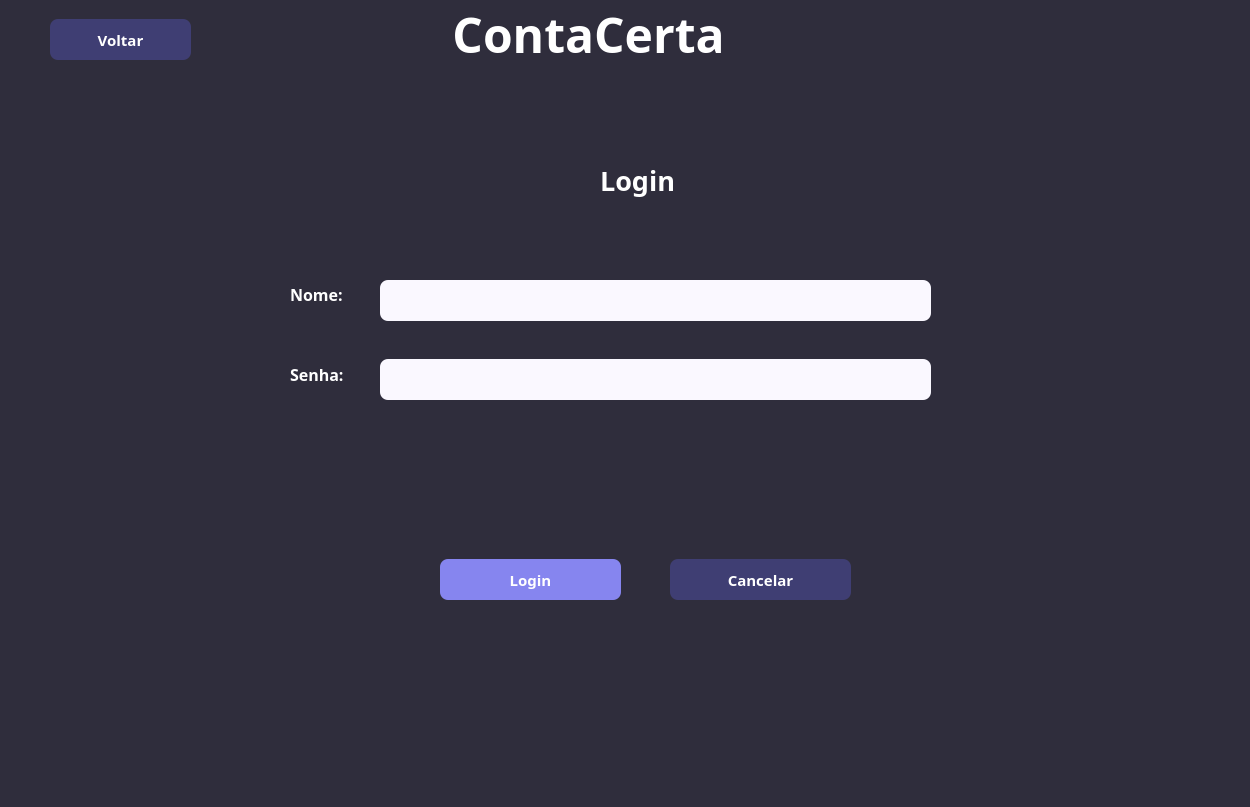
<?xml version="1.0" encoding="UTF-8"?>
<ui version="4.0">
 <class>MainWindow</class>
 <widget class="QMainWindow" name="MainWindow">
  <property name="geometry">
   <rect>
    <x>0</x>
    <y>0</y>
    <width>1250</width>
    <height>807</height>
   </rect>
  </property>
  <property name="windowTitle">
   <string>MainWindow</string>
  </property>
  <property name="styleSheet">
   <string notr="true">background-color: #2F2D3C;
</string>
  </property>
  <widget class="QWidget" name="centralwidget">
   <widget class="QLineEdit" name="lineEdit_NomeLogin">
    <property name="geometry">
     <rect>
      <x>380</x>
      <y>280</y>
      <width>551</width>
      <height>41</height>
     </rect>
    </property>
    <property name="styleSheet">
     <string notr="true">background: #FAF8FF;
border-radius: 8;</string>
    </property>
   </widget>
   <widget class="QLabel" name="label_Titulo">
    <property name="geometry">
     <rect>
      <x>440</x>
      <y>-1</y>
      <width>421</width>
      <height>71</height>
     </rect>
    </property>
    <property name="font">
     <font>
      <family>Arial Black</family>
      <pointsize>36</pointsize>
      <weight>75</weight>
      <bold>true</bold>
     </font>
    </property>
    <property name="styleSheet">
     <string notr="true">color: white;</string>
    </property>
    <property name="text">
     <string> ContaCerta</string>
    </property>
   </widget>
   <widget class="QPushButton" name="pushButton_Logar">
    <property name="geometry">
     <rect>
      <x>440</x>
      <y>559</y>
      <width>181</width>
      <height>41</height>
     </rect>
    </property>
    <property name="font">
     <font>
      <family>Arial Black</family>
      <pointsize>11</pointsize>
      <weight>75</weight>
      <bold>true</bold>
     </font>
    </property>
    <property name="styleSheet">
     <string notr="true">background: #8685EF;
color: white;
border-radius: 8;</string>
    </property>
    <property name="text">
     <string>Login</string>
    </property>
   </widget>
   <widget class="QLabel" name="label_NomeLogin">
    <property name="geometry">
     <rect>
      <x>290</x>
      <y>279</y>
      <width>81</width>
      <height>31</height>
     </rect>
    </property>
    <property name="font">
     <font>
      <family>Arial Black</family>
      <pointsize>12</pointsize>
      <weight>75</weight>
      <bold>true</bold>
     </font>
    </property>
    <property name="styleSheet">
     <string notr="true">color: white;</string>
    </property>
    <property name="text">
     <string>Nome:</string>
    </property>
   </widget>
   <widget class="QLabel" name="label_SenhaLogin">
    <property name="geometry">
     <rect>
      <x>290</x>
      <y>359</y>
      <width>81</width>
      <height>31</height>
     </rect>
    </property>
    <property name="font">
     <font>
      <family>Arial Black</family>
      <pointsize>12</pointsize>
      <weight>75</weight>
      <bold>true</bold>
     </font>
    </property>
    <property name="styleSheet">
     <string notr="true">color: white;</string>
    </property>
    <property name="text">
     <string>Senha:</string>
    </property>
   </widget>
   <widget class="QPushButton" name="pushButton_CancelarLogin">
    <property name="geometry">
     <rect>
      <x>670</x>
      <y>559</y>
      <width>181</width>
      <height>41</height>
     </rect>
    </property>
    <property name="font">
     <font>
      <family>Arial Black</family>
      <pointsize>11</pointsize>
      <weight>75</weight>
      <bold>true</bold>
     </font>
    </property>
    <property name="styleSheet">
     <string notr="true">background: #3F3E73;
color: white;
border-radius: 8;</string>
    </property>
    <property name="text">
     <string>Cancelar</string>
    </property>
   </widget>
   <widget class="QPushButton" name="pushButton_VoltarLogin">
    <property name="geometry">
     <rect>
      <x>50</x>
      <y>19</y>
      <width>141</width>
      <height>41</height>
     </rect>
    </property>
    <property name="font">
     <font>
      <family>Arial Black</family>
      <pointsize>11</pointsize>
      <weight>75</weight>
      <bold>true</bold>
     </font>
    </property>
    <property name="styleSheet">
     <string notr="true">background: #3F3E73;
color: white;
border-radius: 8;</string>
    </property>
    <property name="text">
     <string>Voltar</string>
    </property>
   </widget>
   <widget class="QLineEdit" name="lineEdit_SenhaLogin">
    <property name="geometry">
     <rect>
      <x>380</x>
      <y>359</y>
      <width>551</width>
      <height>41</height>
     </rect>
    </property>
    <property name="styleSheet">
     <string notr="true">background: #FAF8FF;
border-radius: 8;</string>
    </property>
    <property name="echoMode">
     <enum>QLineEdit::PasswordEchoOnEdit</enum>
    </property>
   </widget>
   <widget class="QLabel" name="label_Login">
    <property name="geometry">
     <rect>
      <x>600</x>
      <y>160</y>
      <width>101</width>
      <height>41</height>
     </rect>
    </property>
    <property name="font">
     <font>
      <family>Arial Black</family>
      <pointsize>20</pointsize>
      <weight>75</weight>
      <bold>true</bold>
     </font>
    </property>
    <property name="styleSheet">
     <string notr="true">color: white;</string>
    </property>
    <property name="text">
     <string>Login</string>
    </property>
   </widget>
  </widget>
  <widget class="QMenuBar" name="menubar">
   <property name="geometry">
    <rect>
     <x>0</x>
     <y>0</y>
     <width>1250</width>
     <height>26</height>
    </rect>
   </property>
  </widget>
  <widget class="QStatusBar" name="statusbar"/>
 </widget>
 <resources/>
 <connections/>
</ui>
